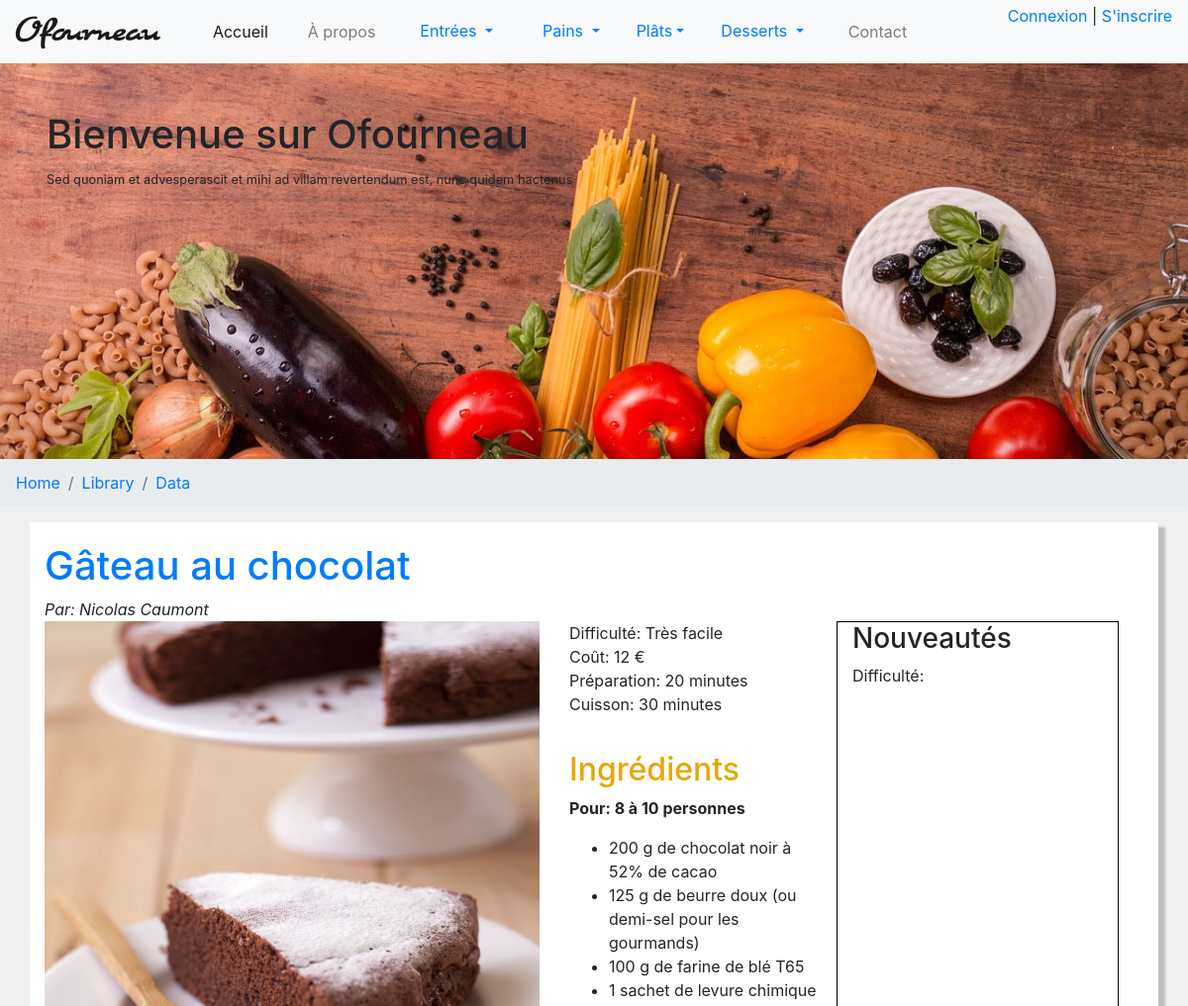
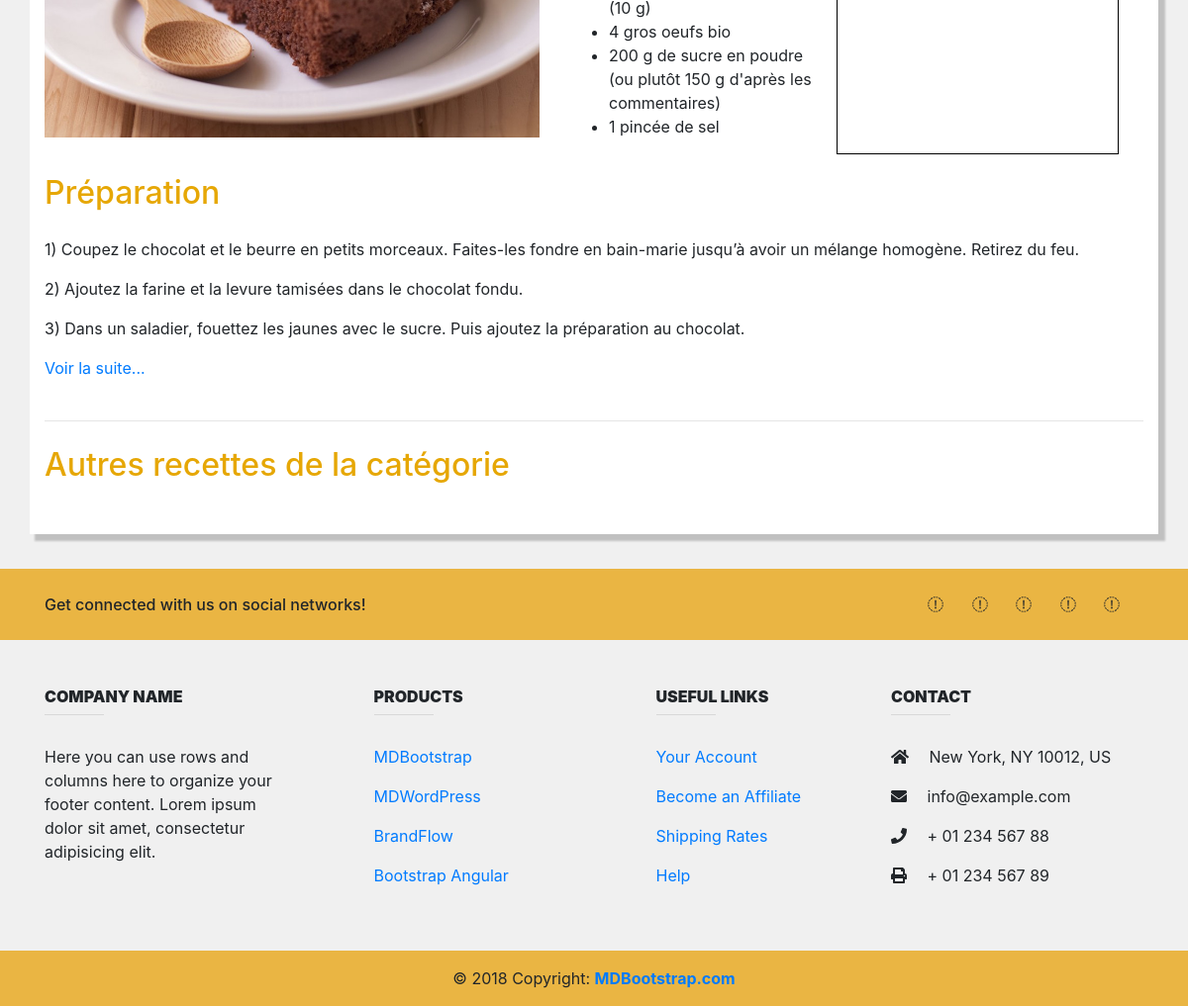
The page / on the database its author committed (2 pictures, top to bottom).
### tables this page shows
CREATE TABLE `recette` (
  `id` int(11) UNSIGNED NOT NULL,
  `id_user` int(11) UNSIGNED NOT NULL,
  `id_categorie` int(11) UNSIGNED NOT NULL,
  `id_souscategorie` int(11) UNSIGNED NOT NULL,
  `id_soussouscategorie` int(11) UNSIGNED NOT NULL,
  `titre` varchar(100) NOT NULL,
  `id_difficulty` tinyint(1) UNSIGNED NOT NULL,
  `cout` tinyint(3) UNSIGNED NOT NULL,
  `preparation` tinyint(3) UNSIGNED NOT NULL,
  `cuisson` tinyint(3) UNSIGNED NOT NULL,
  `nb_personnes_min` tinyint(3) UNSIGNED NOT NULL,
  `nb_personnes_max` tinyint(3) UNSIGNED NOT NULL,
  `conseil` text NOT NULL,
  `photo` varchar(250) NOT NULL
);

CREATE TABLE `ingredient` (
  `id` int(10) UNSIGNED NOT NULL,
  `id_recette` int(11) NOT NULL,
  `num` smallint(2) UNSIGNED NOT NULL,
  `ingredient` varchar(100) NOT NULL
);

CREATE TABLE `preparation` (
  `id` int(10) UNSIGNED NOT NULL,
  `id_recette` int(11) NOT NULL,
  `numero` tinyint(3) UNSIGNED NOT NULL,
  `instruction` varchar(500) NOT NULL
);

### Core/Controller/Controller.php (called while the page is built, shortened)
<?php
class Controller {
    protected $viewPath;
    protected function render($view, $variables = []) {
        extract($variables);
        require($this->viewPath . str_replace('.', '/', $view) . '.php');
    }
}

### App/Controller/RecipeController.php (called while the page is built, shortened)
<?php
class RecipeController extends AppController {
    public function index() {
        $nbOfRecipes = $this->Recipe->getNumberOfRecipes()->id;
        $randomRecipeId = rand(1, $nbOfRecipes);
    	$randomRecipe = $this->Recipe->getRecipe($randomRecipeId);
        $nbMin = $randomRecipe->nb_personnes_min;
        $nbMax = $randomRecipe->nb_personnes_max;
        $nbPersonnes = $nbMin === $nbMax ? $nbMin : ($nbMin . ' à ' . $nbMax);
        $username = $this->User->getUsername($randomRecipe->id_user);
        $difficulty = $this->Difficulty->getDifficultyById($randomRecipe->id_difficulty);
        $difficulty = $difficulty[0]->difficulty;
        $ingredients = $this->Recipe->getIngredients($randomRecipe->id);
        $preparations = $this->Recipe->getPreparation($randomRecipe->id);
        $photoPath = $randomRecipe->photo;
        $this->render('Recipe.index', compact(
            'randomRecipe', 'photoPath', 'username', 'difficulty', 'nbPersonnes',
            'ingredients', 'preparations', 'allRecipesByCategory', 'navbarConnect'
        ));
    }
}

### Public/index.php (called while the page is built, shortened)
<?php
if ( isset($_GET['p']) ) {
	$page = $_GET['p'];
} else {
	$page = 'Recipe.index';
}
$page = explode('.', $page);
if ($page[0] == 'admin') {
	$controller = '\App\Controller\Admin\\' . ucfirst($page[1]) . 'Controller';
	$action = $page[2];
} elseif ($page[0] == 'user' && count($page) == 3) {
	$controller = '\App\Controller\User\\' . ucfirst($page[1]) . 'Controller';
	$action = $page[2];
} else {
	$action = $page[1];
}
$controller = new $controller;
$controller->$action();

### Core/Table/Table.php (called while the page is built, shortened)
<?php
class Table {
	protected $db;
	public function __construct(Database $db) {
		$this->db = $db;
	}
	public function query($statement, $attributes = null, $one = false) {
		if ($attributes) {
			return $this->db->prepare($statement, $attributes, str_replace('Table', 'Entity', get_class($this)), $one);
		} else {
			return $this->db->query($statement, str_replace('Table', 'Entity', get_class($this)), $one);
		}
	}
}

### Core/Database.php (called while the page is built, shortened)
<?php
class Database {
	private $db_name;
	private $db_user;
	private $db_pass;
	private $db_host;
	private $pdo;
	public function __construct($db_name, $db_user = 'root', $db_pass = 'mysql', $db_host = 'localhost') {
		$this->db_name = $db_name;
		$this->db_user = $db_user;
		$this->db_pass = $db_pass;
		$this->db_host = $db_host;
	}
	private function getPDO() {
		if ( $this->pdo === null ) {
			$pdo = new PDO("mysql:dbname={$this->db_name}; host={$this->db_host}; charset=utf8;", $this->db_user, $this->db_pass);
			$pdo->setAttribute(PDO::ATTR_ERRMODE, PDO::ERRMODE_EXCEPTION);
			$this->pdo = $pdo;
		}
		return $this->pdo;
	}
	public function query($statement, $class_name = null, $one = false) {
		$req = $this->getPDO()->query($statement);
		if ($class_name === null) {
			$req->setFetchMode(PDO::FETCH_OBJ);
		} else {
			$req->setFetchMode(PDO::FETCH_CLASS, $class_name);
		}
		if ($one) {
			$datas= $req->fetch();
		} else {
			$datas= $req->fetchAll();
		}
		return $datas;
	}
	public function prepare($statement, $attributes, $class_name = null, $one = false) {
		$req = $this->getPDO()->prepare($statement);
		$res = $req->execute($attributes);
		if ($class_name === null) {
			$req->setFetchMode(PDO::FETCH_OBJ);
		} else {
			$req->setFetchMode(PDO::FETCH_CLASS, $class_name);
		}
		if ($one) {
			$datas= $req->fetch();
		} else {
			$datas= $req->fetchAll();
		}
		return $datas;
	}
}

### App/Table/RecipeTable.php (called while the page is built, shortened)
<?php
class RecipeTable extends Table {
	protected $table = 'recette';
	public function getRecipe($id) {
		return $this->query("SELECT * FROM {$this->table} WHERE id = ?", [$id], true);
	}
	public function getPreparation($id) {
		return $this->query("SELECT numero, instruction FROM preparation WHERE id_recette = ?", [$id]);
	}
	public function getIngredients($id) {
		return $this->query("SELECT ingredient FROM ingredient WHERE id_recette = ?", [$id]);
	}
	public function getNumberOfRecipes() {
		return $this->query("
			SELECT id
			FROM {$this->table}
			WHERE id=(SELECT MAX(id) FROM {$this->table})", null, true
		);
	}
}

### App/Autoloader.php (called while the page is built, shortened)
<?php
class Autoloader {
	static function autoload($class) {
		$class = str_replace('\\', DIRECTORY_SEPARATOR, $class);
	}
}

### App/Entity/RecipeEntity.php (called while the page is built, shortened)
<?php
class RecipeEntity extends Entity {
	public function getUrl() {
		return 'index.php?p=recipe.show&id=' . $this->id;
	}
}

### App/Table/UserTable.php (called while the page is built, shortened)
<?php
class UserTable extends Table {
    protected $table = 'membre';
    public function getUsername($id) {
        $author = $this->query("SELECT first_name, last_name FROM {$this->table} WHERE id = ?", [$id]);
        $author = $author[0]->first_name . ' ' . $author[0]->last_name;
        return $author;
    }
}

### App/Table/DifficultyTable.php (called while the page is built, shortened)
<?php
class DifficultyTable extends Table {
	protected $table = 'difficulty';
	public function getDifficultyById($id) {
		return $this->query("SELECT difficulty FROM {$this->table} WHERE id = ?", [$id]);
	}
}

### App/Views/Recipe/index.php (the view, shortened to what this page needs)
<div class="row">
	<div class="col-sm-12">
		<h1><a href="<?= $randomRecipe->getUrl(); ?>"><?= $randomRecipe->titre; ?></a></h1>
		<em>Par: <?= $username; ?></em>
	</div>
</div>
<div class="row">
	<div class="col-sm-auto">
		<img class="img-responsive img-recipe"
			 src="<?= $photoPath ?>"
			 alt="<?= $randomRecipe->titre; ?>" title="<?= $randomRecipe->titre; ?>"
		>
	</div>
	<div class="col-sm-3">
		<ul class="infos">
			<li>Difficulté: <?= $difficulty; ?></li>
			<li>Coût: <?= $randomRecipe->cout; ?> €</li>
			<li>Préparation: <?= $randomRecipe->preparation; ?> minutes</li>
			<li>Cuisson: <?= $randomRecipe->cuisson; ?> minutes</li>
		</ul>
		<div class="ingredients">
			<h2>Ingrédients</h2>
			<p><b>Pour: <?= $nbPersonnes; ?> personnes</b></p>
			<ul>
				<?php foreach ($ingredients as $i): ?>
					<li><?= $i->ingredient; ?></li>
				<?php endforeach; ?>
			</ul>
		</div>
	</div>
	<div class="col-sm-3" style="border:1px solid black">
		<h3>Nouveautés</h3>
		<ul class="infos">
			<li>Difficulté:</li>
		</ul>
	</div>
</div>
<div class="row preparation">
	<div class="col-sm-12">
		<h2 class="titre-preparation">Préparation</h2>
		<?php
		if (count($preparations) >= 3) {
			$cnt = 3;
		} else {
			$cnt = count($preparations);
		}
		for ($i = 0; $i < $cnt; $i++) : ?>
			<p><?= $preparations[$i]->numero . ') ' . $preparations[$i]->instruction ;?></p>
		<?php endfor; ?>
		<p><a href="">Voir la suite...</a></p>
	</div>
</div>
<hr>
<h2 class="titre-autres-categories">Autres recettes de la catégorie</h2>
<div class="row">
	<div class="col-sm-12">
	</div>
</div>

### rows shown on the page
recette: titre "Gâteau au chocolat", cout "12", preparation "20", cuisson "30"
ingredient: ingredient "200 g de chocolat noir à 52% de cacao"
ingredient: ingredient "125 g de beurre doux (ou demi-sel pour les gourmands)"
ingredient: ingredient "100 g de farine de blé T65"
ingredient: ingredient "1 sachet de levure chimique (10 g)"
ingredient: ingredient "4 gros oeufs bio"
ingredient: ingredient "200 g de sucre en poudre (ou plutôt 150 g d'après les commentaires)"
ingredient: ingredient "1 pincée de sel"
preparation: numero "1", instruction "Coupez le chocolat et le beurre en petits morceaux. Faites-les fondre en bain-marie jusqu’à avoir un mélange homogène. Retirez du feu."
preparation: numero "2", instruction "Ajoutez la farine et la levure tamisées dans le chocolat fondu."
preparation: numero "3", instruction "Dans un saladier, fouettez les jaunes avec le sucre. Puis ajoutez la préparation au chocolat."

### other values the page prints
$username "Nicolas Caumont"
$difficulty "Très facile"
$nbPersonnes "8 à 10"
